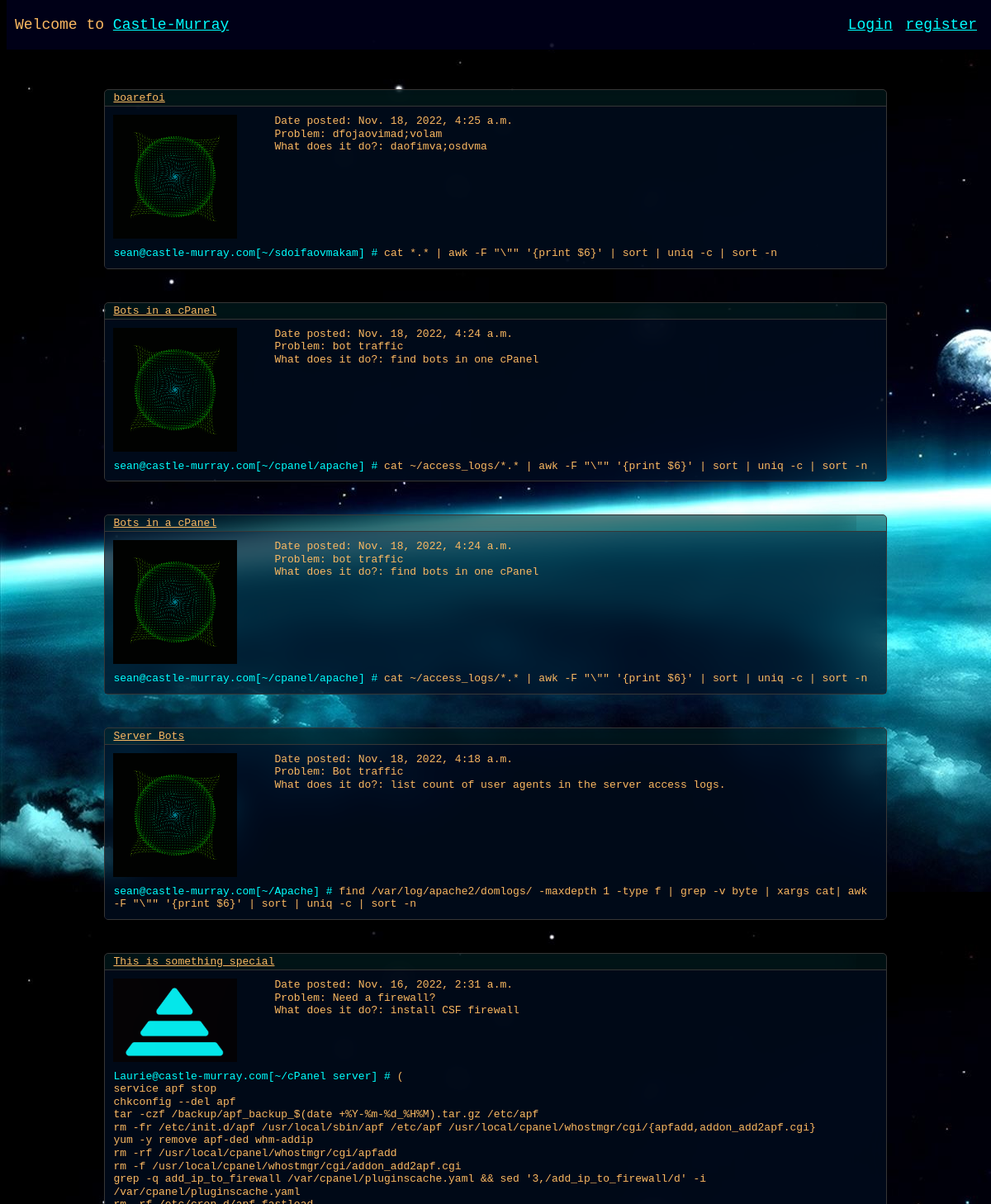
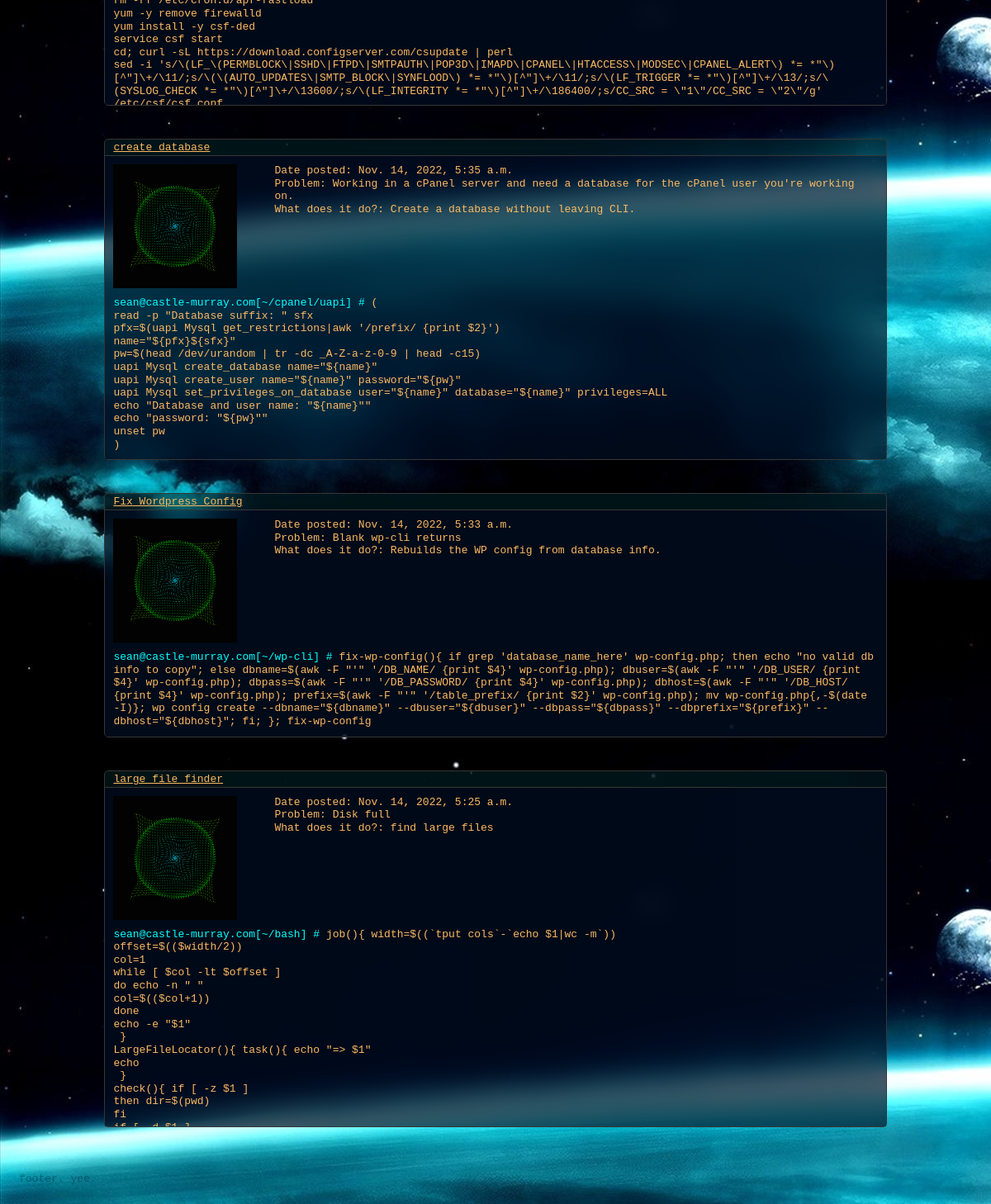
The page / on the database its author committed (2 pictures, top to bottom).
### blog/models.py (models this page shows, shortened)
class Post(models.Model):
    title = models.CharField(max_length=100)
    content = models.TextField()
    date_posted = models.DateTimeField(default=timezone.now)
    author = models.ForeignKey(User, on_delete=models.CASCADE)
    use = models.CharField(max_length=500)
    problem = models.CharField(max_length=500)
    context = models.CharField(max_length=30)

### users/models.py (models this page shows, shortened)
class Profile(models.Model):
    user = models.OneToOneField(User, on_delete=models.CASCADE)
    image = models.ImageField(
        default='default.png',
        upload_to='profile_pics'
    )

### blog/views.py (the view)
# urls.py: path('', PostListView.as_view(), name='blog-home'),
class PostListView(ListView):
    model = Post
    template_name = 'blog/home.html'
    context_object_name = 'posts'
    ordering = ['-date_posted']

### blog/templates/blog/home.html
{% extends "blog/base.html" %}
{% block content %}
{% for post in posts %}
<div class="post">
	<div class="post-title">
		<a href="{% url 'post-detail' post.id %}">{{ post.title }}</a>
	</div>
	<div class="postbody">
		<div name="neofetch">
			<div class="logo">
				<img src="{{ post.author.profile.image.url }}" alt="">
			</div>
			<div class="info">
				Date posted: {{ post.date_posted }} <br>
				Problem: {{ post.problem }} <br>
				What does it do?: {{ post.use }} <br>
			</div>
		</div>
		<div class="postlines">
			<span class="username">{{ post.author }}@castle-murray.com[~/{{ post.context}}] # </span>
			<pre class="post-content">{{ post.content }}</pre>
		</div>
	</div>
</div>
{% endfor %}
{% endblock content %}

### blog/templates/blog/base.html (shortened to what this page needs)
{% load static %}
<!DOCTYPE html>
<html lang="en">
<head>
    <link rel="stylesheet" type="text/css" href="{% static 'blog/main.css' %}">
</head>
<body class="background">
    <div class="header sticky">
        Welcome to <a href="{% url 'blog-home' %}">Castle-Murray</a>
        {% if user.is_authenticated %}
        <div class="header-center">
            <button class="post-button" onclick="window.location.href='{% url 'post-create' %}';">
                Post
            </button>
        </div>
        <div class="header-right">
            <a href="{% url 'profile' %}">Profile</a>
            <a href="{% url 'logout' %}">Logout</a>
        </div>
        {% else %}
        <div class="header-right">
            <a href="{% url 'login' %}">Login</a>
            <a href="{% url 'user-registration' %}">register</a>
        </div>
        {% endif %}
    </div>
    <div class="main-div">
        {% block content %} {% endblock %}
    </div>
    <div class="footer">
        footer. yee.
    </div>
</body>
</html>

### blog/static/blog/main.css (style rules this page uses)
body { color: rgb(252, 185, 97); font-family: monospace; }
.background { background-image: url("bg.jpg"); background-attachment: fixed; }
.main-div { padding-top: 100px; width: 80%; margin: auto; }
.header { overflow: hidden; background-color: rgba(0, 0, 34, 0.7); padding: 20px 10px; backdrop-filter: blur(15px); z-index: 100; font-size: 18px; }
.header a { color: cyan; padding-right: 5px; }
.header-right { float: right; padding-right: 30px; }
.sticky { position: fixed; top: 0; width: 100%; }
.post { padding: none; margin: none; background-color: rgba(0, 34, 39, 0.479); border-style: solid; margin-bottom: 40px; border: solid; border-width: 1px; border-radius: 5px; border-color: rgb(54, 54, 54); transition: 0.5s; backdrop-filter: blur(15px); }
pre { white-space: pre-wrap; white-space: -moz-pre-wrap; white-space: -pre-wrap; white-space: -o-pre-wrap; word-wrap: break-word; }
.post-title { width: 95%; display: inline-flex; flex-flow: row; justify-content: space-between; margin-top: 0px; margin-bottom: 0px; padding: 2px; padding-left: 10px; border-bottom: 0px; border-top-left-radius: 6px; backdrop-filter: blur(15px); }
.post-title a { color: rgb(252, 185, 97); transition: 0.5s; }
.username { color: aqua; }
.postbody { background-color: rgba(0, 0, 34, 0.4); margin-top: none; padding: 5px; line-height: 1.2; max-height: 400px; overflow: hidden; overflow-y: scroll; scrollbar-color: black; border-top: solid; border-color: rgb(54, 54, 54); border-width: 1px; }
.logo img { max-width: 150px; max-height: 150px; float: left; margin-right: 40px; padding: 5px; }
.info { width: auto; height: auto; padding: 5px }
.postlines { margin-top: 20px; position: relative; clear: both; padding: 5px; }
.post-content { text-align: left; display: inline; }
.footer { color: rgba(0, 0, 34, 0.308); padding: 15px; margin-top: 30; align-content: center; margin-bottom: 0px; }

### rows shown on the page
Post: title "boarefoi", author.profile.image (picture), date_posted "Nov. 18, 2022, 4:25 a.m.", problem "dfojaovimad;volam", use "daofimva;osdvma", author "sean", context "sdoifaovmakam", content "cat *.* | awk -F \"\\\"\" '{print $6}' | sort | uniq -c | sort -n"
Post: title "Bots in a cPanel", author.profile.image (picture), date_posted "Nov. 18, 2022, 4:24 a.m.", problem "bot traffic", use "find bots in one cPanel", author "sean", context "cpanel/apache", content "cat ~/access_logs/*.* | awk -F \"\\\"\" '{print $6}' | sort | uniq -c | sort -n"
Post: title "Bots in a cPanel", author.profile.image (picture), date_posted "Nov. 18, 2022, 4:24 a.m.", problem "bot traffic", use "find bots in one cPanel", author "sean", context "cpanel/apache", content "cat ~/access_logs/*.* | awk -F \"\\\"\" '{print $6}' | sort | uniq -c | sort -n"
Post: title "Server Bots", author.profile.image (picture), date_posted "Nov. 18, 2022, 4:18 a.m.", problem "Bot traffic", use "list count of user agents in the server access logs.", author "sean", context "Apache", content "find /var/log/apache2/domlogs/ -maxdepth 1 -type f | grep -v byte | xargs cat| awk -F \"\\\"\" '{print $6}' | sort | uniq -c | sort -n"
Post: title "This is something special", author.profile.image (placeholder picture), date_posted "Nov. 16, 2022, 2:31 a.m.", problem "Need a firewall?", use "install CSF firewall", author "Laurie", context "cPanel server", content "( service apf stop chkconfig --del apf tar -czf /backup/apf_backup_$(date +%Y-%m-%d_%H%M).tar.gz /etc/apf rm -fr /etc/init.d/apf /usr/local/sbin/apf /etc/apf /usr/local/cpanel/whostmgr/cgi/{apfadd,addon_add2apf.cgi} yum -y remove apf-ded whm-addip rm -rf /usr/local/cpanel/whostmgr/cgi/apfadd rm -f /usr/local/cpanel/whostmgr/cgi/addon_add2apf.cgi grep -q add_ip_to_firewall /var/cpanel/pluginscache.yaml && sed '3,/add_ip_to_firewall/d' -i /var/cpanel/pluginscache.yaml rm -rf /etc/cron.d/apf-fastload yum -y remove firewalld yum install -y csf-ded service csf start cd; curl -sL https://download.configserver.com/csupdate | perl sed -i…"
Post: title "create_database", author.profile.image (picture), date_posted "Nov. 14, 2022, 5:35 a.m.", problem "Working in a cPanel server and need a database for the cPanel user you're working on.", use "Create a database without leaving CLI.", author "sean", context "cpanel/uapi", content "( read -p \"Database suffix: \" sfx pfx=$(uapi Mysql get_restrictions|awk '/prefix/ {print $2}') name=\"${pfx}${sfx}\" pw=$(head /dev/urandom | tr -dc _A-Z-a-z-0-9 | head -c15) uapi Mysql create_database name=\"${name}\" uapi Mysql create_user name=\"${name}\" password=\"${pw}\" uapi Mysql set_privileges_on_database user=\"${name}\" database=\"${name}\" privileges=ALL echo \"Database and user name: \"${name}\"\" echo \"password: \"${pw}\"\" unset pw )"
Post: title "Fix Wordpress Config", author.profile.image (picture), date_posted "Nov. 14, 2022, 5:33 a.m.", problem "Blank wp-cli returns", use "Rebuilds the WP config from database info.", author "sean", context "wp-cli", content "fix-wp-config(){ if grep 'database_name_here' wp-config.php; then echo \"no valid db info to copy\"; else dbname=$(awk -F \"'\" '/DB_NAME/ {print $4}' wp-config.php); dbuser=$(awk -F \"'\" '/DB_USER/ {print $4}' wp-config.php); dbpass=$(awk -F \"'\" '/DB_PASSWORD/ {print $4}' wp-config.php); dbhost=$(awk -F \"'\" '/DB_HOST/ {print $4}' wp-config.php); prefix=$(awk -F \"'\" '/table_prefix/ {print $2}' wp-config.php); mv wp-config.php{,-$(date -I)}; wp config create --dbname=\"${dbname}\" --dbuser=\"${dbuser}\" --dbpass=\"${dbpass}\" --dbprefix=\"${prefix}\" --dbhost=\"${dbhost}\"; fi; }; fix-wp-config"
Post: title "large file finder", author.profile.image (picture), date_posted "Nov. 14, 2022, 5:25 a.m.", problem "Disk full", use "find large files", author "sean", context "bash", content "job(){ width=$((`tput cols`-`echo $1|wc -m`)) offset=$(($width/2)) col=1 while [ $col -lt $offset ] do echo -n \" \" col=$(($col+1)) done echo -e \"$1\" } LargeFileLocator(){ task(){ echo \"=> $1\" echo } check(){ if [ -z $1 ] then dir=$(pwd) fi…"
